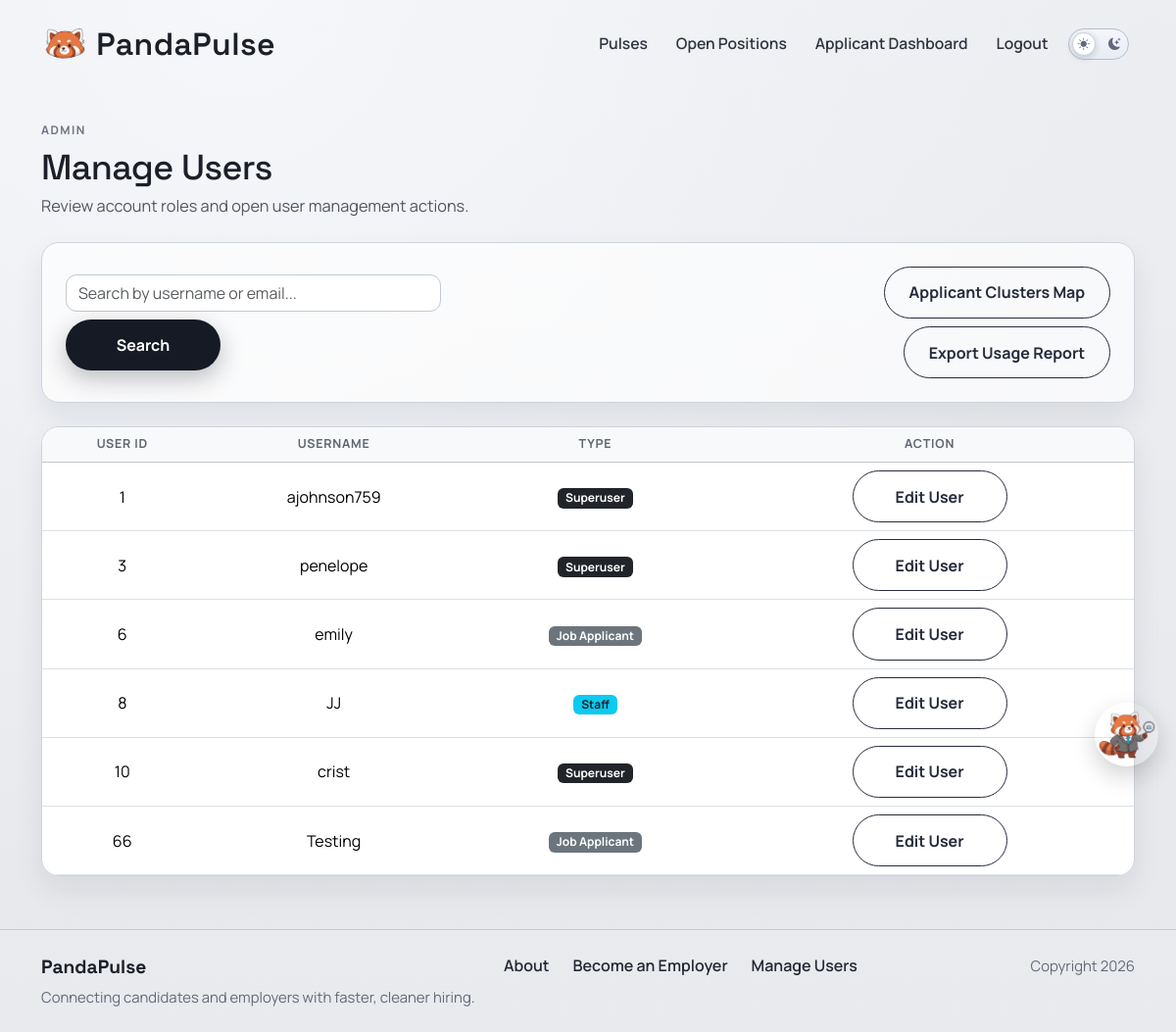
The app's page /accounts/manage_users/ (signed in), older data.
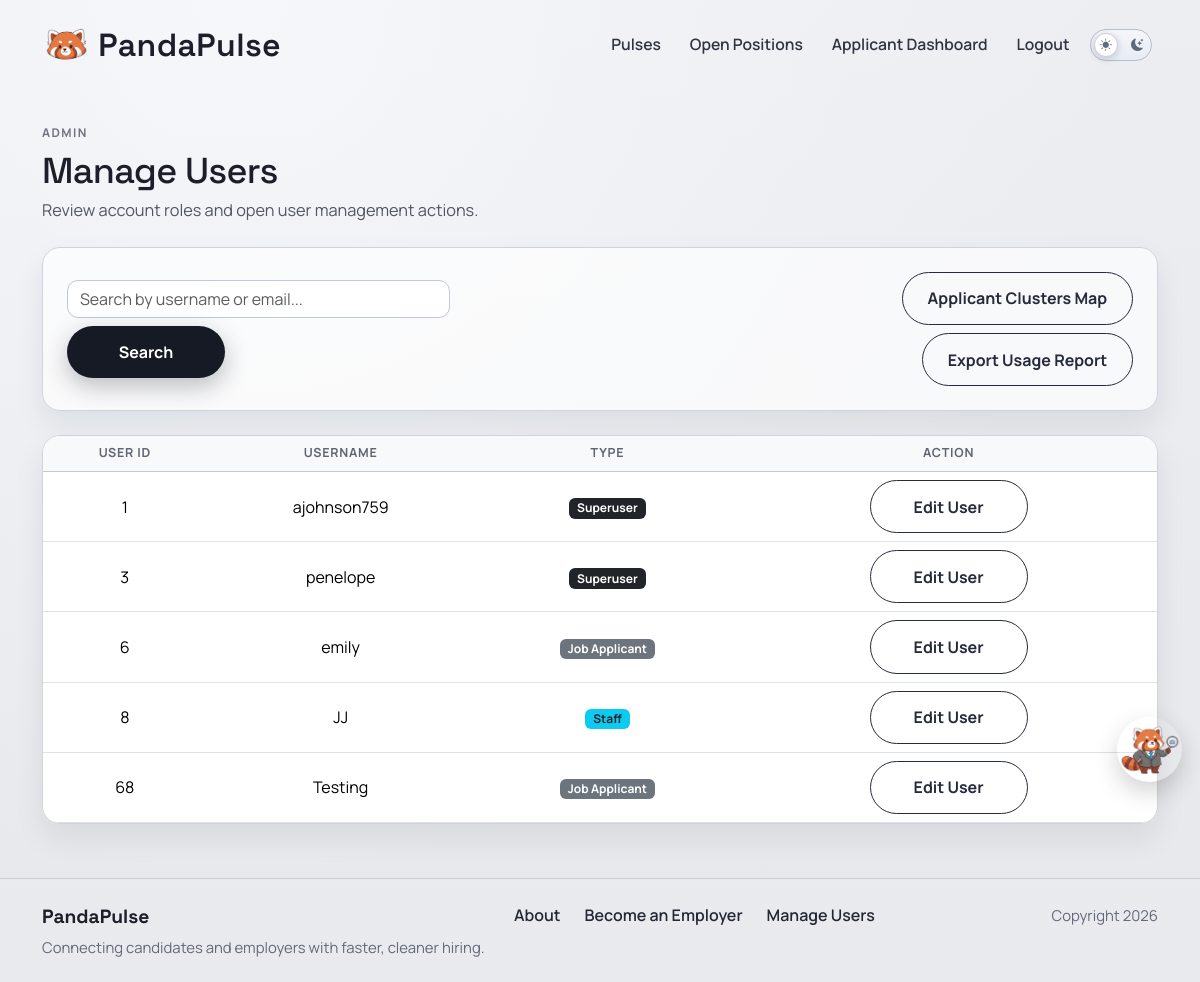
The same page, newer data.
### accounts/models.py (models this page shows, shortened)
class Profile(models.Model):
    class AccountType(models.TextChoices):
        APPLICANT = "APPLICANT", "Job Applicant"
        EMPLOYER = "EMPLOYER", "Employer"
    user = models.OneToOneField(settings.AUTH_USER_MODEL, on_delete=models.CASCADE, related_name="profile")
    last_activity = models.DateTimeField(null=True, blank=True)
    is_typing = models.BooleanField(default=False)
    last_typing_update = models.DateTimeField(null=True, blank=True)
    account_type = models.CharField(
        max_length=20,
        choices=AccountType.choices,
        default=AccountType.APPLICANT
    )
    profile_picture = models.ImageField(
        upload_to="profile_pics/",
        blank=True,
        null=True
    )
    headline = models.CharField(max_length=120, blank=True)
    skills = models.CharField(max_length=300, blank=True)
    education = models.TextField(blank=True)
    work_experience = models.TextField(blank=True)
    location = models.CharField(max_length=255, blank=True)
    address_line_1 = models.CharField(max_length=255, blank=True)
    address_line_2 = models.CharField(max_length=255, blank=True)
    city = models.CharField(max_length=100, blank=True)
    state = models.CharField(max_length=100, blank=True)
    postal_code = models.CharField(max_length=20, blank=True)
    country = models.CharField(max_length=100, blank=True, default="United States")
    projects = models.TextField(blank=True)
    company_name = models.CharField(max_length=120, blank=True)
    company_website = models.URLField(blank=True)
    company_description = models.TextField(blank=True)
    company_culture = models.TextField(blank=True)
    company_perks = models.TextField(blank=True)
    visible_to_recruiters = models.BooleanField(
        default=True,
        help_text="Allow recruiters to view your profile."
    )
    show_headline = models.BooleanField(default=True)
    show_skills = models.BooleanField(default=True)
    show_education = models.BooleanField(default=True)
    show_work_experience = models.BooleanField(default=True)
    show_links = models.BooleanField(default=True)
    hide_email_from_employers = models.BooleanField(default=False)
    created_at = models.DateTimeField(auto_now_add=True)

### accounts/views.py (the view)
# urls.py: path("manage_users/", views.manage_users, name="accounts.manage_users"),
@superuser_required
def manage_users(request):
    query = request.GET.get("search", "").strip()
    profiles = Profile.objects.select_related("user").all()
    if query:
        profiles = profiles.filter(Q(user__username__icontains=query) | Q(user__email__icontains=query))
    return render(
        request,
        "accounts/manage_users.html",
        {"template_data": {"title": "Manage Users", "users": profiles, "search_query": query}},
    )

### accounts/context_processors.py (called while the page is built)
def can_post_job(request):
    if not request.user.is_authenticated:
        return {"can_post_job": False}
    is_employer = Profile.objects.filter(
        user=request.user,
        account_type=Profile.AccountType.EMPLOYER,
    ).exists()
    return {"can_post_job": is_employer}

### accounts/templates/accounts/manage_users.html (shortened to what this page needs)
{% extends 'base.html' %}
{% block content %}
<section class="page-shell manage-users-page">
  <div class="container">
    <div class="mb-4">
        <p class="page-kicker mb-2">Admin</p>
        <h1 class="page-title page-title-sm mb-1">Manage Users</h1>
        <p class="page-copy mb-0">Review account roles and open user management actions.</p>
    </div>
    <div class="surface-card mb-4">
      <div class="d-flex justify-content-between align-items-center flex-wrap gap-2">
        <form method="GET" action="{% url 'accounts.manage_users' %}" class="d-flex gap-2 flex-wrap">
          <input type="text" name="search" class="form-control" placeholder="Search by username or email..." value="{{ template_data.search_query }}">
          <button type="submit" class="primary-btn border-0">Search</button>
        </form>
        {% if user.is_staff %}
          <div class="d-flex flex-column align-items-end gap-2 ms-auto">
            <a href="{% url 'accounts.applicant_clusters_map' %}" class="secondary-btn">Applicant Clusters Map</a>
            <a href="{% url 'accounts.export_usage_report' %}" class="secondary-btn">Export Usage Report</a>
          </div>
        {% endif %}
      </div>
    </div>
    <div class="surface-card p-0 overflow-hidden">
      <div class="table-responsive">
        <table class="table align-middle text-center job-table mb-0">
          <thead class="table-light">
            <tr>
              <th>User ID</th>
              <th>Username</th>
              <th>Type</th>
              <th>Action</th>
            </tr>
          </thead>
          <tbody>
            {% for u in template_data.users %}
            <tr>
              <td class="manage-user-id">{{ u.id }}</td>
              <td class="manage-user-username">{{ u.user.username }}</td>
              <td>
                {% if u.user.is_superuser %}
                  <span class="badge bg-dark">Superuser</span>
                {% elif u.user.is_staff %}
                  <span class="badge bg-info text-dark">Staff</span>
                {% else %}
                  <span class="badge bg-secondary">{{ u.get_account_type_display }}</span>
                {% endif %}
              </td>
              <td>
                {% if user.is_superuser or not u.user.is_staff %}
                  <a href="{% url 'accounts.edit_user' u.id %}" class="secondary-btn">Edit User</a>
                {% else %}
                  <button class="secondary-btn" disabled>Cannot Edit Staff</button>
                {% endif %}
              </td>
            </tr>
            {% empty %}
            <tr>
              <td colspan="4" class="py-4 text-muted">No users found.</td>
            </tr>
            {% endfor %}
          </tbody>
        </table>
      </div>
    </div>
  </div>
</section>
{% endblock content %}

Row changes from the older to the newer data that the page shows:
removed Profile: id "10", user.username "crist", shows "Superuser"
removed Profile: id "66", user.username "Testing", account_type "Job Applicant"
added Profile: id "68", user.username "Testing", account_type "Job Applicant"
